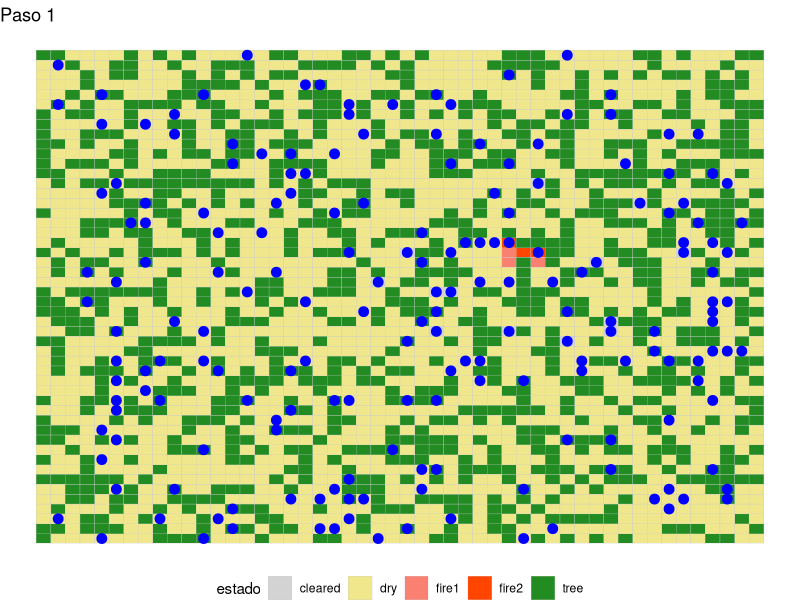
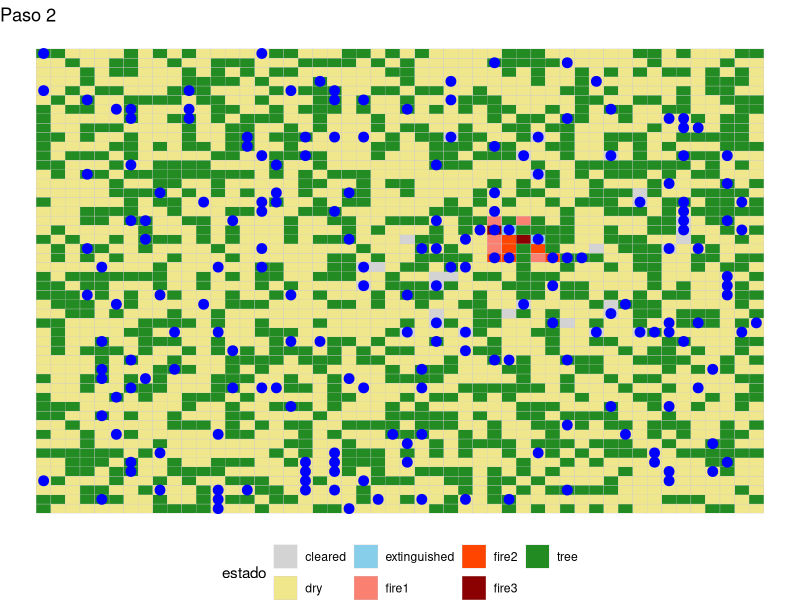
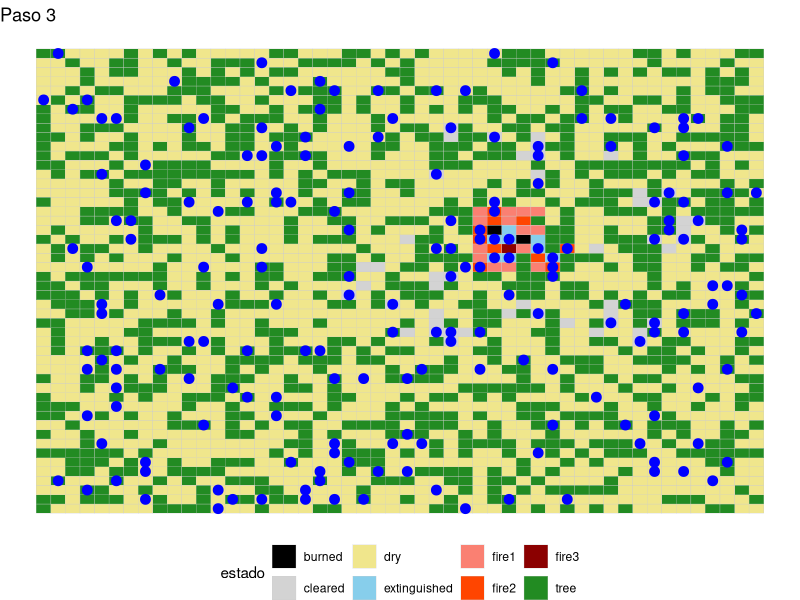
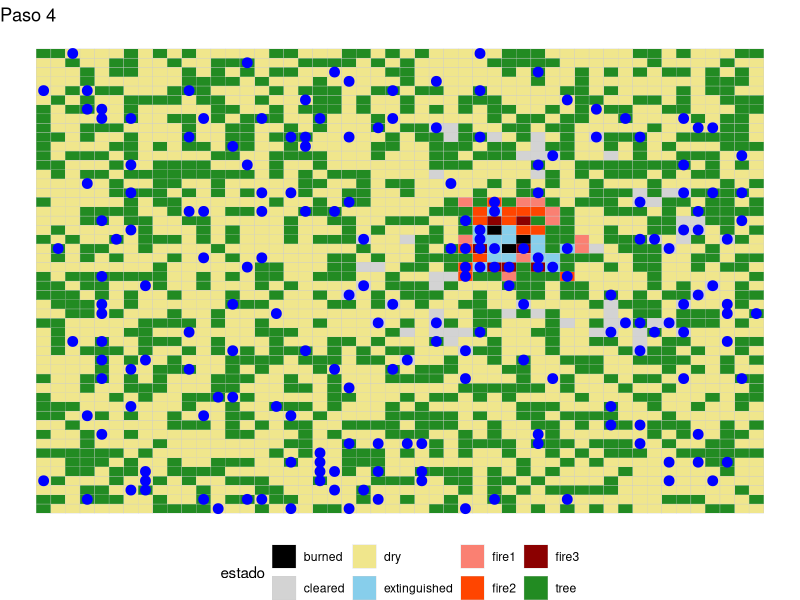
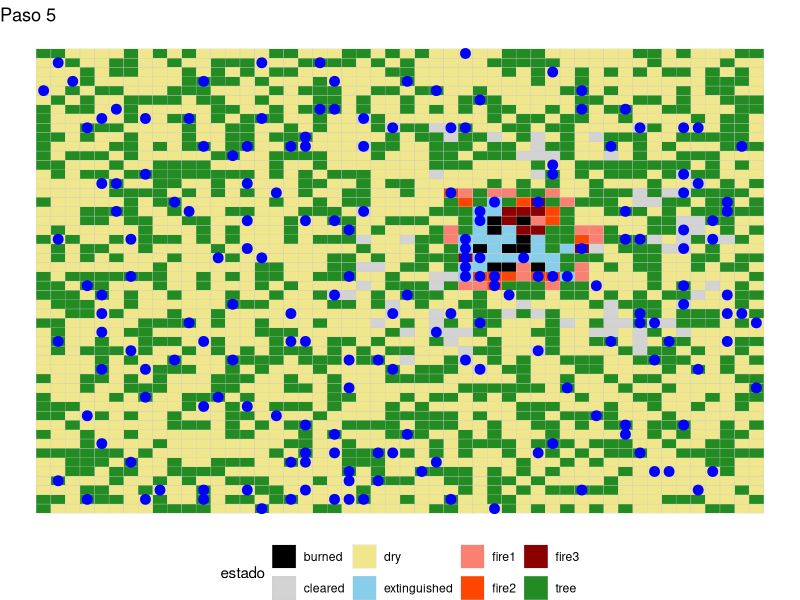
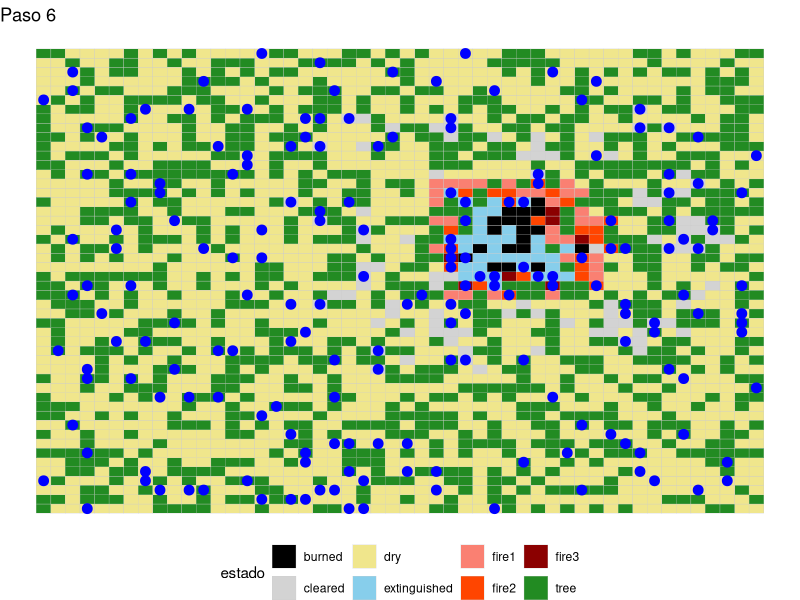
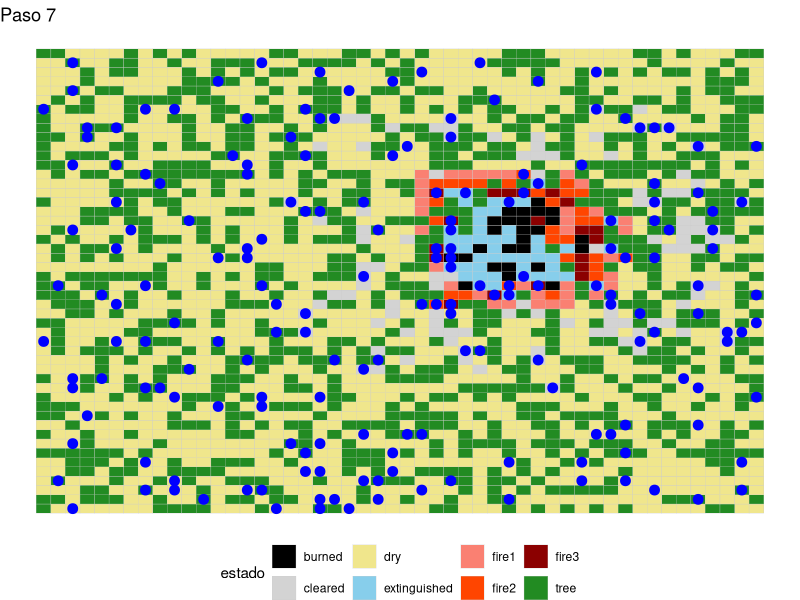
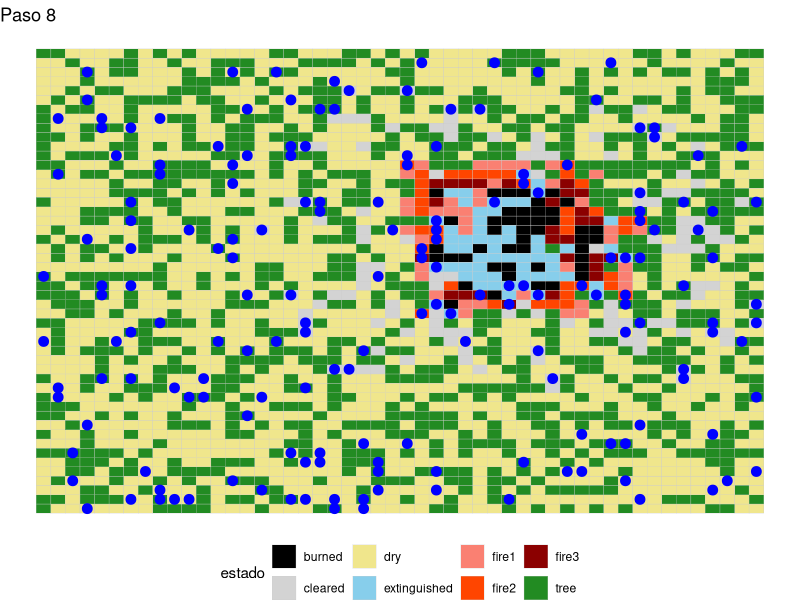

The R script that drew these images, in order:
# -----------------------------------
# MBA de incendios con estadísticas finales (versión ajustada)
# -----------------------------------

# Paquetes
require_pkgs <- function(pkgs) {
  for (p in pkgs) if (!require(p, character.only = TRUE)) install.packages(p)
}
require_pkgs(c("ggplot2", "reshape2", "dplyr"))
library(ggplot2); library(reshape2); library(dplyr)

# ----------------------------
# Definir clase S4 Agent
# ----------------------------
setClass("Agent",
         slots = c(
           id         = "integer",
           x          = "integer",
           y          = "integer",
           energy     = "numeric",
           alert      = "numeric"
         )
)

# ----------------------------
# Parámetros globales
# ----------------------------
set.seed(55)
n           <- 50      # Tamaño del grid
n_agents    <- 200      # Número de guardabosques
r_com       <- 5       # Radio detección/comunicación
clean_rad   <- 10      # Radio limpieza
clean_cost  <- 0.05    # Costo energético limpieza
ext_cost    <- c(0.1, 0.2, 0.3) # Costos apagar niveles de fuego
fatal_cost  <- 0.2     # Energía perdida rodeo fuego
surround_threshold <- 5 # Celdas fuego para rodeo
max_steps   <- 10     # Límite iteraciones
dry_prob    <- 0.6     # Prob celda seca
clima       <- list(temp=38, viento=50, humedad=10)

# ----------------------------
# Funciones de inicialización
# ----------------------------
init_forest <- function(n, dry_prob) {
  mat <- matrix("tree", nrow=n, ncol=n)
  mat[sample(length(mat), dry_prob * length(mat))] <- "dry"
  mat[sample(which(mat == "dry"), 1)] <- "fire1"
  mat
}

init_agents <- function(n_agents, n) {
  lapply(seq_len(n_agents), function(i) {
    new("Agent",
        id = as.integer(i),
        x = as.integer(sample(2:(n-1), 1)),
        y = as.integer(sample(2:(n-1), 1)),
        energy = 1.0,
        alert = Inf)
  })
}

# ----------------------------
# Funciones auxiliares
# ----------------------------
interact_agents <- function(agents) {
  pos <- sapply(agents, function(a) paste(a@x, a@y, sep="_"))
  for (p in unique(pos[duplicated(pos)])) {
    ids <- which(pos == p)
    avgA <- mean(sapply(agents[ids], slot, "alert"))
    for (i in ids) agents[[i]]@alert <- avgA
  }
  agents
}

move_towards <- function(a, target, n) {
  a@x <- as.integer(pmin(pmax(a@x + sign(target[1] - a@x), 1), n))
  a@y <- as.integer(pmin(pmax(a@y + sign(target[2] - a@y), 1), n))
  a
}

random_move <- function(a, n) {
  a@x <- as.integer(pmin(pmax(a@x + sample(-1:1, 1), 1), n))
  a@y <- as.integer(pmin(pmax(a@y + sample(-1:1, 1), 1), n))
  a
}

# ----------------------------
# Propagación del fuego (niveles 1&2 sólo secas; nivel 3 seco+árbol)
# ----------------------------
spread_fire <- function(forest, clima) {
  f2 <- forest
  for (i in 2:(n-1)) for (j in 2:(n-1)) {
    cell <- forest[i,j]
    if (grepl("^fire", cell)) {
      lvl <- as.integer(substr(cell,5,5))
      # probabilidades base y extra para nivel3 en seco
      base_prob <- 0.6 + clima$viento * 0.1 - clima$humedad * 0.005
      dry_prob <- base_prob + ifelse(lvl==3, 0.2, 0)
      tree_prob <- ifelse(lvl==3, base_prob, 0)
      for (dx in -1:1) for (dy in -1:1) {
        neigh <- forest[i+dx, j+dy]
        if (lvl < 3) {
          if (neigh == "dry" && runif(1) < dry_prob) f2[i+dx, j+dy] <- "fire1"
        } else {
          if (neigh == "dry" && runif(1) < dry_prob) f2[i+dx, j+dy] <- "fire1"
          if (neigh == "tree" && runif(1) < tree_prob) f2[i+dx, j+dy] <- "fire1"
        }
      }
      # intensificación o quemado final
      f2[i,j] <- switch(cell,
                        fire1 = "fire2",
                        fire2 = "fire3",
                        fire3 = "burned")
    }
  }
  f2
}

# ----------------------------
# Visualización
# ----------------------------
plot_forest <- function(forest, agents, step) {
  df <- melt(forest)
  names(df) <- c("x","y","estado")
  df$agent <- FALSE
  for (a in agents) df$agent[df$x==a@x & df$y==a@y] <- TRUE
  ggplot(df, aes(x,y)) +
    geom_tile(aes(fill=estado), color="grey80") +
    scale_fill_manual(values = c(
      tree="forestgreen", dry="khaki",
      fire1="salmon", fire2="orangered", fire3="darkred",
      burned="black", extinguished="skyblue", cleared="lightgrey"
    )) +
    geom_point(data=subset(df,agent), aes(x,y), color="blue", size=3) +
    ggtitle(paste("Paso",step)) + theme_void() + theme(legend.position="bottom")
}

# ----------------------------
# Decisión de agentes
# ----------------------------
decide_action <- function(agent, forest, r_com, base) {
  idx <- which(grepl("^fire", forest))
  if (length(idx)>0) {
    pos <- arrayInd(idx, dim(forest))
    d2 <- (pos[,1]-agent@x)^2 + (pos[,2]-agent@y)^2
    agent@alert <- sqrt(min(d2))
    if (min(d2) <= r_com^2) return(list(type="go_fire", target=as.integer(pos[which.min(d2),])))
  }
  if (agent@energy < 0.2) return(list(type="rest", target=as.integer(base)))
  list(type="patrol", target=NULL)
}

# ----------------------------
# Estadísticas
# ----------------------------
stats <- data.frame(step=integer(), fire_cells=integer(), cleared_cells=integer(),
                    extinguished=integer(), agents_alive=integer(), agents_dead=integer())

# ----------------------------
# Simulación principal
# ----------------------------
forest <- init_forest(n, dry_prob)
agents <- init_agents(n_agents, n)
base <- c(as.integer(floor(n/2)), as.integer(floor(n/2)))
step <- 0

repeat {
  step <- step + 1
  forest <- spread_fire(forest, clima)
  updated <- list()
  for (a in agents) {
    # rodeo y fatal_cost
    neigh <- forest[pmax(1,a@x-1):pmin(n,a@x+1), pmax(1,a@y-1):pmin(n,a@y+1)]
    if (sum(grepl("^fire", neigh)) >= surround_threshold) {
      a@energy <- a@energy - fatal_cost
      if (a@energy <= 0) next
    }
    # acción
    act <- decide_action(a, forest, r_com, base)
    if (act$type=="go_fire") a <- move_towards(a, act$target, n)
    else if (act$type=="rest") {
      a <- move_towards(a, act$target, n)
      if (all(c(a@x,a@y)==base)) a@energy <- 1.0
    } else {
      a <- random_move(a, n)
      xi <- a@x; yi <- a@y
      if (forest[xi,yi]=="dry") {
        idx <- which(grepl("^fire", forest))
        if (length(idx)>0) {
          pos <- arrayInd(idx, dim(forest))
          if (min((pos[,1]-xi)^2 + (pos[,2]-yi)^2) <= clean_rad^2) {
            forest[xi,yi] <- "cleared"
            a@energy <- max(a@energy - clean_cost, 0)
          }
        }
      }
    }
    # apagar fuego con ext_cost y nivel
    xi <- a@x; yi <- a@y
    if (grepl("^fire", forest[xi,yi])) {
      lvl <- as.integer(substr(forest[xi,yi],5,5))
      forest[xi,yi] <- if(lvl<3) paste0("fire", lvl+1) else "extinguished"
      a@energy <- a@energy - ext_cost[lvl]
    }
    a@energy <- max(a@energy - 0.01, 0)
    updated <- c(updated, list(a))
  }
  agents <- interact_agents(updated)
  stats <- rbind(stats, data.frame(
    step=step,
    fire_cells=sum(grepl("^fire", forest)),
    cleared_cells=sum(forest=="cleared"),
    extinguished=sum(forest=="extinguished"),
    agents_alive=length(agents),
    agents_dead=n_agents-length(agents)
  ))
  print(plot_forest(forest, agents, step))
  Sys.sleep(0.2)
  if (!any(grepl("^fire", forest)) || 
      step >= max_steps || 
      !any(forest %in% c("tree", "dry"))) break
}

# ----------------------------
# Gráficos finales
# ----------------------------
ggplot(stats, aes(x=step)) +
  geom_line(aes(y=fire_cells), linetype="solid", color="red") +
  geom_line(aes(y=cleared_cells), linetype="dashed", color="gray") +
  geom_line(aes(y=extinguished), linetype="dotted", color="skyblue") +
  labs(y="Celdas", title="Evolución: fuego, limpieza, extinción")

ggplot(stats, aes(x=step)) +
  geom_line(aes(y=agents_alive), color="green") +
  geom_line(aes(y=agents_dead), color="red") +
  labs(y="Número de agentes", title="Supervivencia de agentes")
